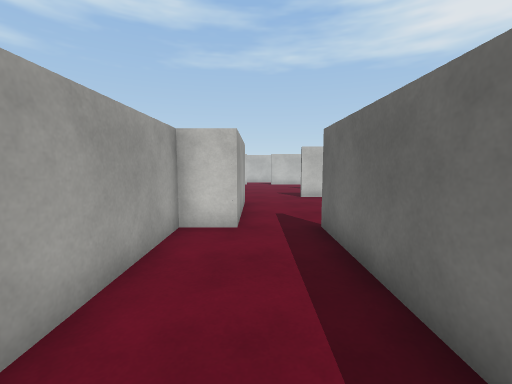
[1] (above)

24 first-person views from a walk through a Unity game level. The camera is 1.5 m above the floor, tilts 6° down and sees 90° across. The floor is counted in squares, 1 m on a side. Each view is taken from the middle of a square. On the plan, view 1 faces up. The plan holds only what a view shows up to about 13 squares ahead; the rest is blank. Surface patterns are stand-ins for the level's own textures.

[2]
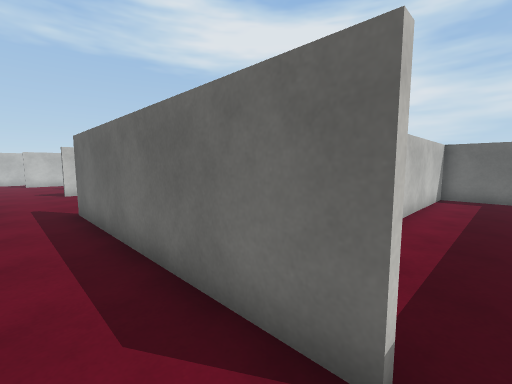

[3]
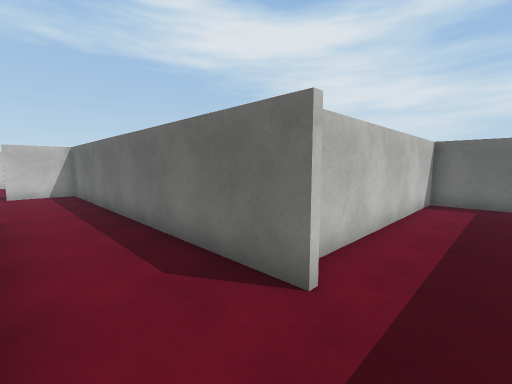

[4]
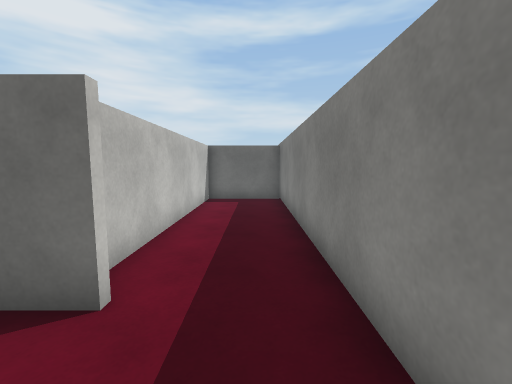

[5]
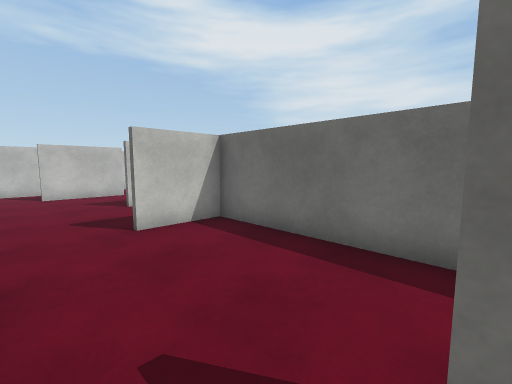

[6]
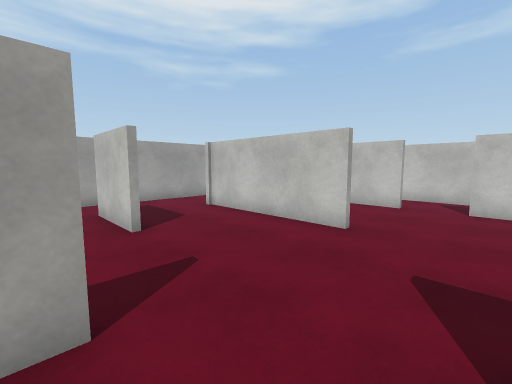

[7]
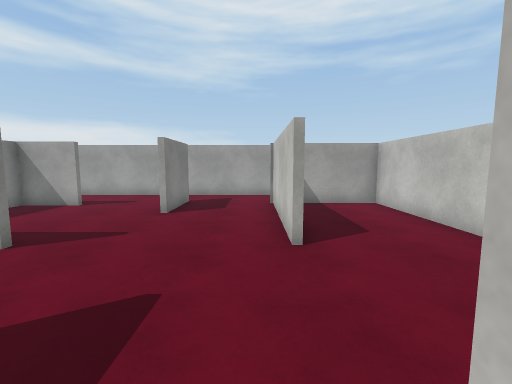

[8]
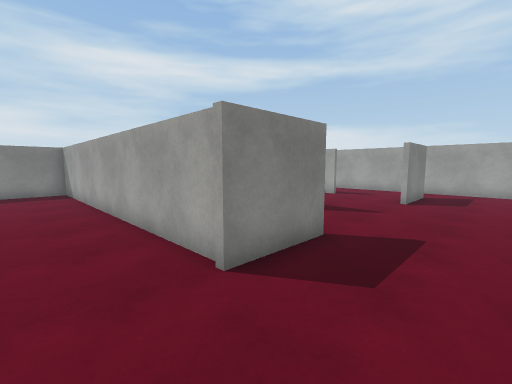

[9]
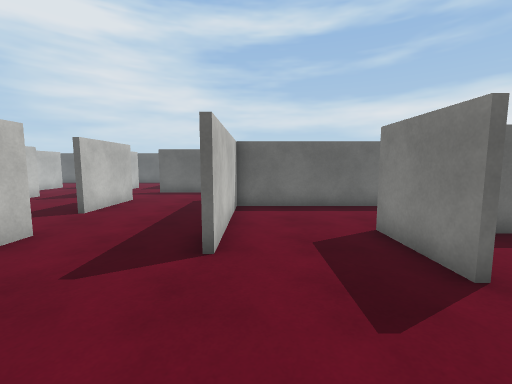

[10]
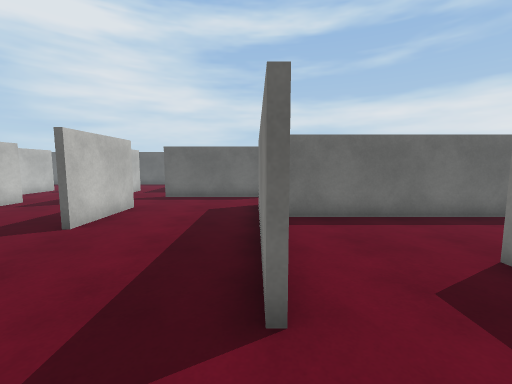

[11]
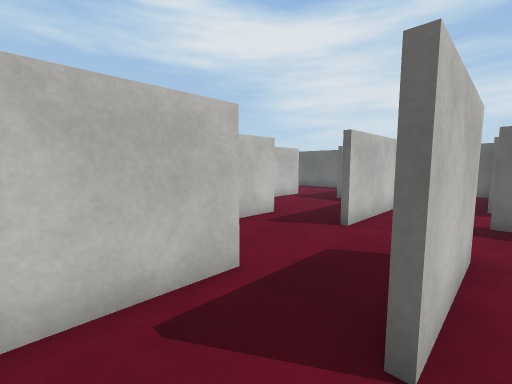

[12]
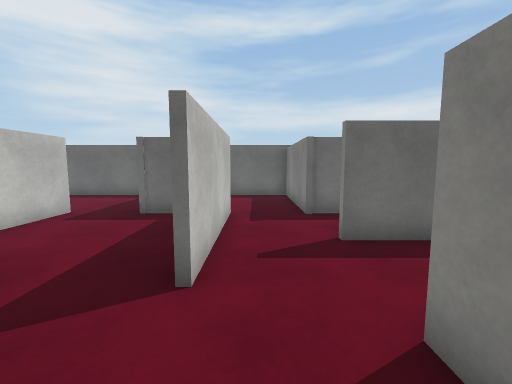

[13]
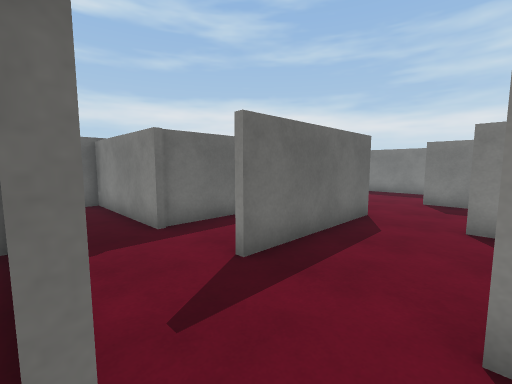

[14]
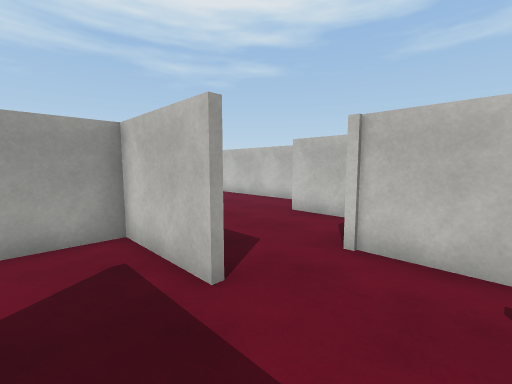

[15]
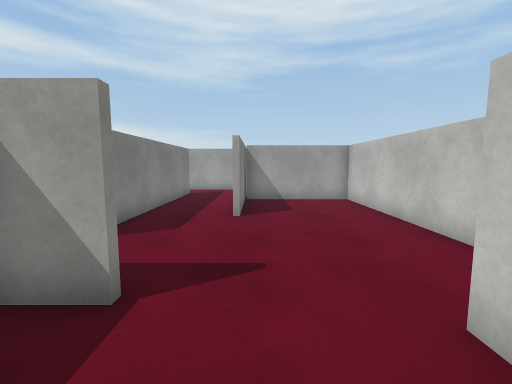

[16]
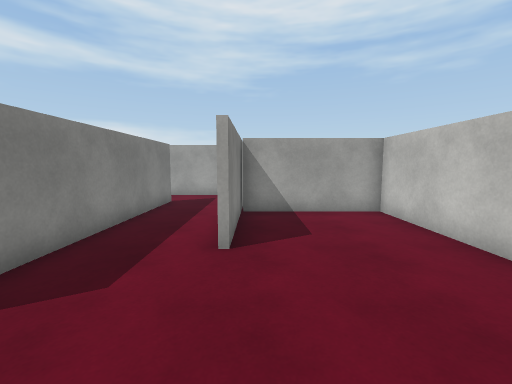

[17]
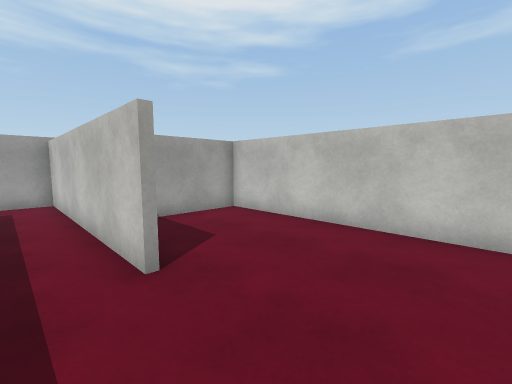

[18]
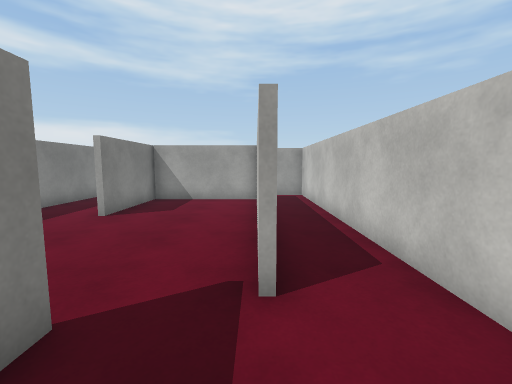

[19]
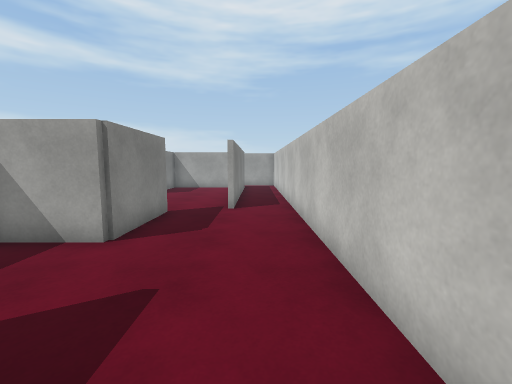

[20]
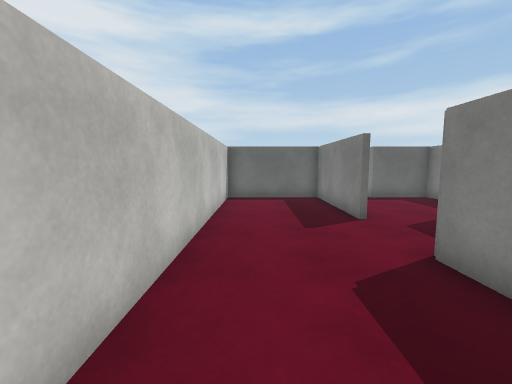

[21]
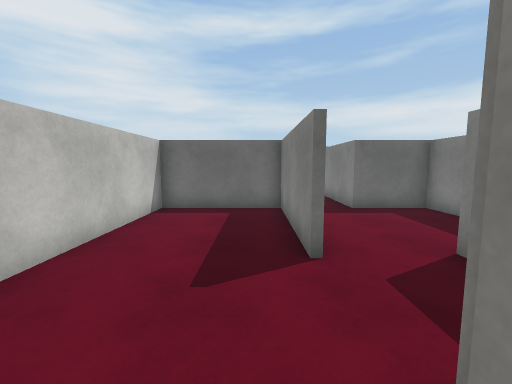

[22]
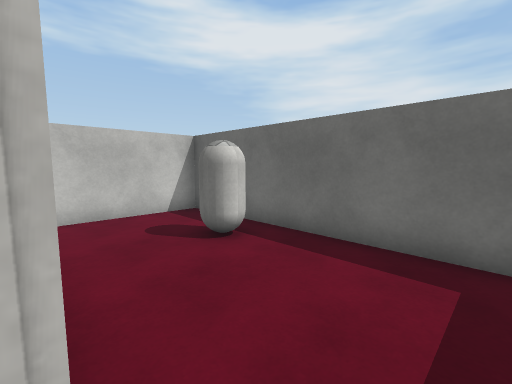

[23]
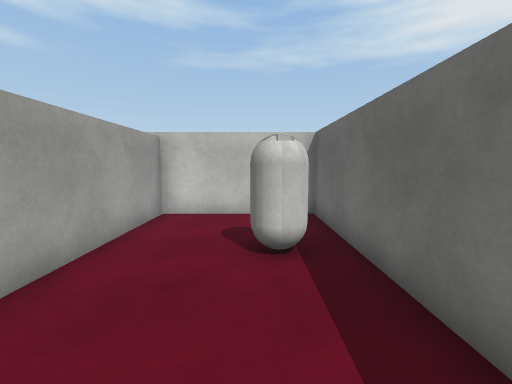

[24]
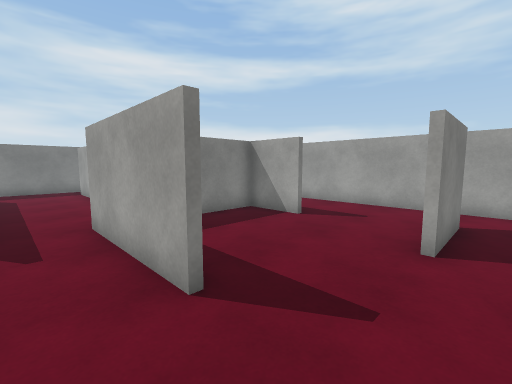

### Floor plan
Ten units are one square. View 1 is at (0, 0); x grows to the right and y downward. Boxes are objects, and circles mark ways between rooms. Rooms are numbered by the first view taken in them; rooms with no view inside come last. Other rooms are left out.
<svg viewBox="-93 -353 306 399">
<path fill="none" stroke="#000" d="M21 -122 49 -122M-5 -105 -5 -61 -19 -61 -19 -16M47 -119 47 7 71 7M31 -159 66 -159M-6 -157 -64 -157M83 -88 83 -157 31 -157M-68 -122 -39 -122M101 -159 106 -159M45 -198 11 -198M-6 -198 -61 -198 -61 -169M-19 6 -19 25M45 15 45 -120 21 -120M130 -151 130 -194M15 -223 -14 -223M16 26 16 -62M-88 -174 -88 -115M101 -204 69 -204M30 41 134 41 134 9 55 9M-5 41 11 41M65 -228 44 -228 44 -209M92 -206 101 -206M75 -228 65 -228M135 -228 110 -228M112 -254 79 -254M130 -194 130 -204M-4 -254 -88 -254 -88 -216M-41 -255 -4 -255M44 -245 44 -232M36 -300 -42 -300 -42 -255M-66 -225 6 -225M68 -279 48 -279M110 -281 159 -281 159 -323 45 -323M48 -281 81 -281 81 -260M4 -302 41 -302M-56 -255 -41 -255M45 -323 -59 -323 -59 -310M208 -269 208 -348 161 -348 161 -298M159 -255 196 -255M144 -230 159 -230 159 -255M161 -279 138 -279M159 -206 208 -206 208 -232"/>
<rect x="185" y="-325" width="20" height="20" fill="#bbb"><title>capsule</title></rect>
<circle cx="55" cy="-200" r="3" fill="#2a7"/>
<circle cx="115" cy="-200" r="3" fill="#2a7"/>
<circle cx="-75" cy="-220" r="3" fill="#2a7"/>
<circle cx="70" cy="-215" r="3" fill="#2a7"/>
<circle cx="75" cy="-245" r="3" fill="#2a7"/>
<circle cx="120" cy="-245" r="3" fill="#2a7"/>
<circle cx="50" cy="-290" r="3" fill="#2a7"/>
<circle cx="40" cy="-310" r="3" fill="#2a7"/>
<circle cx="110" cy="-270" r="3" fill="#2a7"/>
<circle cx="160" cy="-270" r="3" fill="#2a7"/>
<text x="20" y="-100">1</text>
<text x="50" y="-210">2</text>
<text x="100" y="-220">3</text>
<text x="0" y="-250">4</text>
<text x="100" y="-300">5</text>
<text x="-20" y="-310">6</text>
<text x="180" y="-300">7</text>
<text x="130" y="-260">8</text>
<text x="180" y="-230">9</text>
</svg>
Room 1 opens to room 2. Room 1 opens to room 3. Room 1 opens to room 4. Room 2 opens to room 3. Room 3 opens to room 4. Room 3 opens to room 8. Room 4 opens to room 5. Room 5 opens to room 6. Room 5 opens to room 8. Room 7 opens to room 8.

Where each view was taken, in squares from view 1:
view 1: 0 up, 0 right, facing up
view 2: 3 down, 0 right, facing up-right
view 3: 3 down, 2 right, facing up-right
view 4: 3 down, 2 right, facing right
view 5: 6 up, 0 right, facing up-right
view 6: 10 up, 2 right, facing up-left
view 7: 15 up, 4 right, facing left
view 8: 15 up, 7 right, facing down-left
view 9: 15 up, 1 left, facing right
view 10: 16 up, 1 right, facing right
view 11: 20 up, 5 right, facing up-right
view 12: 22 up, 8 right, facing right
view 13: 23 up, 10 right, facing down-right
view 14: 21 up, 10 right, facing up-left
view 15: 26 up, 7 right, facing left
view 16: 26 up, 4 right, facing left
view 17: 24 up, 3 right, facing up-left
view 18: 30 up, 7 right, facing left
view 19: 31 up, 13 right, facing left
view 20: 31 up, 4 right, facing right
view 21: 29 up, 7 right, facing right
view 22: 27 up, 16 right, facing up-right
view 23: 27 up, 19 right, facing up
view 24: 13 up, 1 right, facing down-left
